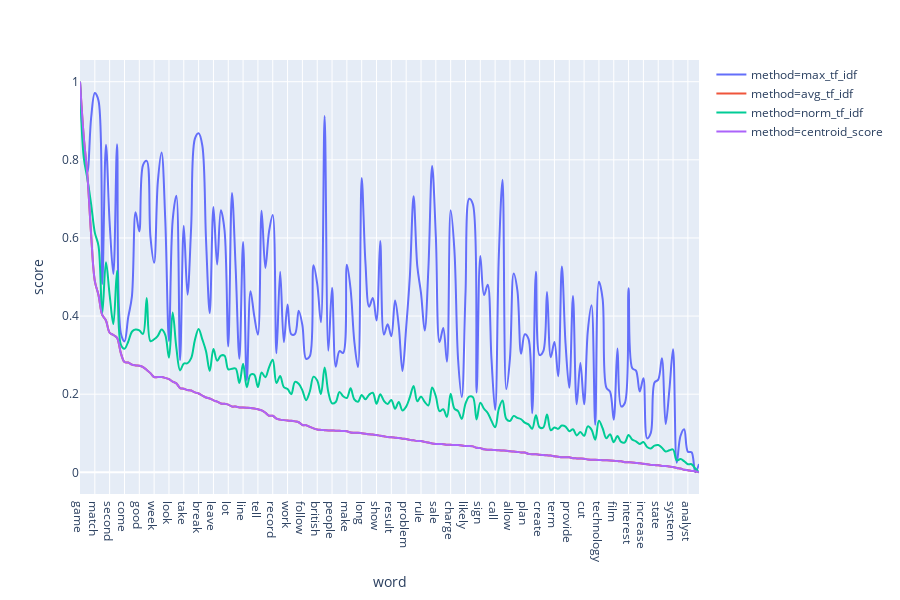

Notebook code cell kept with this figure:
### Code cell
fig = px.line(df_sort, x="word", y="score", color="method", line_group="method", 
              hover_name="method",line_shape="spline", render_mode="svg")
fig.show()

### Figure 1 — Plotly figure (JSON) as saved in the notebook; plotly's stock layout.template omitted (floating-point values rounded to 4 significant figures; data arrays with more than 128 entries replaced by an {"elided": "..."} marker saying what was removed)
{"data": [{"hoverlabel": {"namelength": 0}, "hovertemplate": "<b>%{hovertext}</b><br><br>method=max_tf_idf<br>word=%{x}<br>score=%{y}", "hovertext": {"elided": "168 str values"}, "legendgroup": "method=max_tf_idf", "line": {"color": "#636efa", "dash": "solid", "shape": "spline"}, "mode": "lines", "name": "method=max_tf_idf", "showlegend": true, "type": "scatter", "x": {"elided": "168 str values"}, "xaxis": "x", "y": {"elided": "168 float values"}, "yaxis": "y"}, {"hoverlabel": {"namelength": 0}, "hovertemplate": "<b>%{hovertext}</b><br><br>method=avg_tf_idf<br>word=%{x}<br>score=%{y}", "hovertext": {"elided": "168 str values"}, "legendgroup": "method=avg_tf_idf", "line": {"color": "#EF553B", "dash": "solid", "shape": "spline"}, "mode": "lines", "name": "method=avg_tf_idf", "showlegend": true, "type": "scatter", "x": {"elided": "168 str values"}, "xaxis": "x", "y": {"elided": "168 float values"}, "yaxis": "y"}, {"hoverlabel": {"namelength": 0}, "hovertemplate": "<b>%{hovertext}</b><br><br>method=norm_tf_idf<br>word=%{x}<br>score=%{y}", "hovertext": {"elided": "168 str values"}, "legendgroup": "method=norm_tf_idf", "line": {"color": "#00cc96", "dash": "solid", "shape": "spline"}, "mode": "lines", "name": "method=norm_tf_idf", "showlegend": true, "type": "scatter", "x": {"elided": "168 str values"}, "xaxis": "x", "y": {"elided": "168 float values"}, "yaxis": "y"}, {"hoverlabel": {"namelength": 0}, "hovertemplate": "<b>%{hovertext}</b><br><br>method=centroid_score<br>word=%{x}<br>score=%{y}", "hovertext": {"elided": "168 str values"}, "legendgroup": "method=centroid_score", "line": {"color": "#ab63fa", "dash": "solid", "shape": "spline"}, "mode": "lines", "name": "method=centroid_score", "showlegend": true, "type": "scatter", "x": {"elided": "168 str values"}, "xaxis": "x", "y": {"elided": "168 float values"}, "yaxis": "y"}], "layout": {"height": 600, "legend": {"tracegroupgap": 0}, "margin": {"t": 60}, "xaxis": {"anchor": "y", "domain": [0, 1], "title": {"text": "word"}}, "yaxis": {"anchor": "x", "domain": [0, 1], "title": {"text": "score"}}}}
